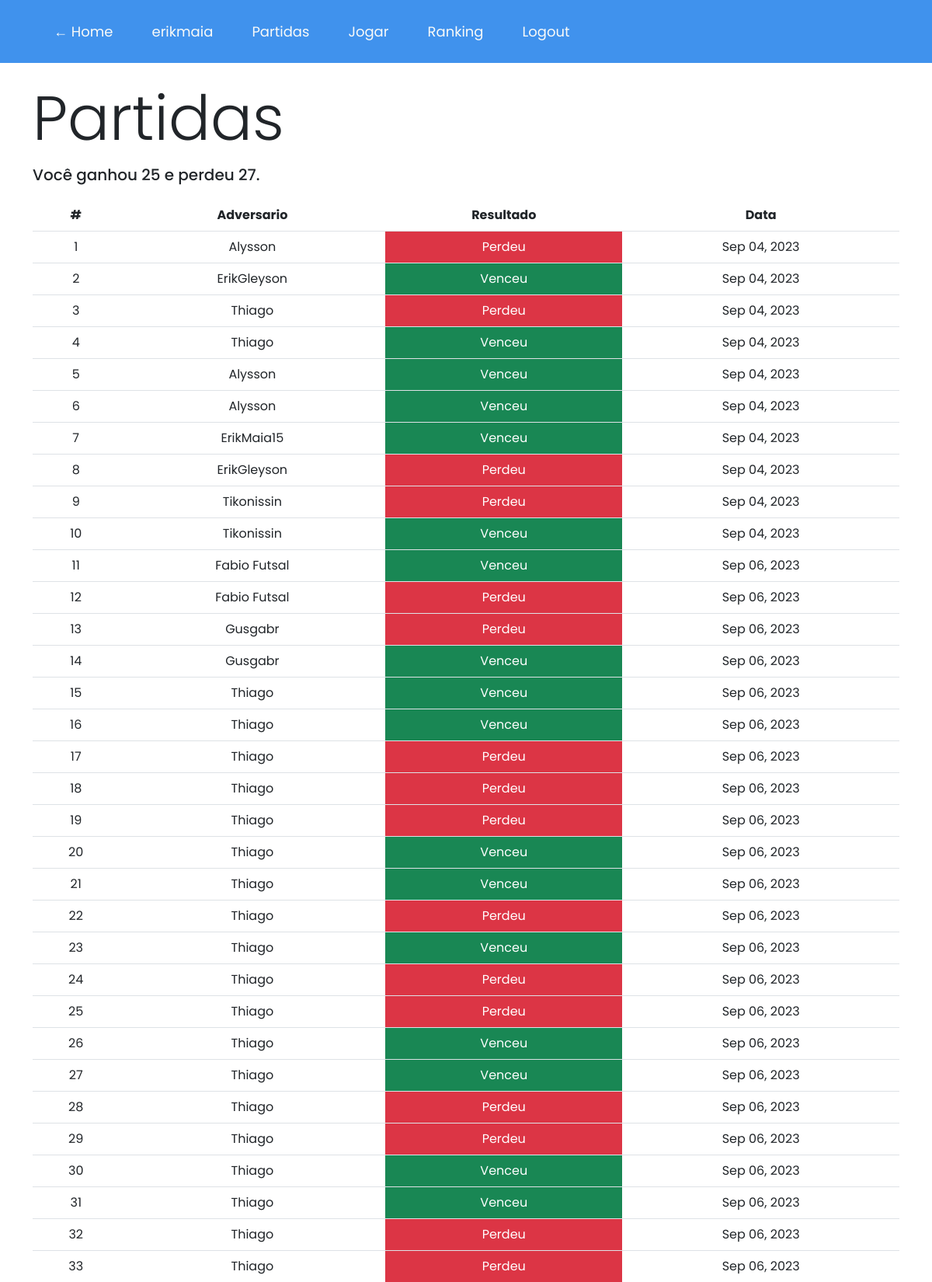
/partidas (signed in, upper part), run on the app's committed database.
### tables this page shows
CREATE TABLE history (
id INTEGER PRIMARY KEY NOT NULL,
username TEXT NOT NULL,
opponent TEXT NOT NULL,
state TEXT NOT NULL,
value INTEGER,
userID INTEGER,
datetime INTEGER,
date INTEGER,
FOREIGN KEY (userID) REFERENCES users(id));

### app.py (the view)
@app.route("/partidas")
def partidas():
    if not session:
        flash("Você tem que logar")
        return redirect("/")
    query = db.select(history.c['opponent'], history.c['state'], history.c['datetime']).where(history.c['userID'] == session["user_id"])
    userQuery = connection.execute(query).fetchall()
    wins, loses = qtdVitoriasDerrotas()
    return render_template("partidas.html", partidas=userQuery, qtdVitorias=wins, qtdPerdas=loses)

### app.py (called while the page is built)
@app.template_filter('strftime')
def _jinja2_filter_datetime(date, fmt=None):
    date = parser.parse(date)
    native = date.replace(tzinfo=None)
    format='%b %d, %Y'
    return native.strftime(format)

def qtdVitoriasDerrotas():
    wins = loses = 0
    query = db.select(history.c['state']).where(history.c['userID'] == session["user_id"])
    executeQuery = connection.execute(query).fetchall()
    for i in executeQuery:
        if i[0] == "won":
            wins += 1
        elif i[0] == "lost":
            loses += 1
    return wins, loses

### templates/partidas.html (shortened to what this page needs)
{% extends "layout.html" %}
{% block body %}
<div class="container py-5 text-center">
    <h1 style="text-align: left; padding-bottom: 5px" class="display-1">Partidas</h1>
    <h5 style="text-align: left; margin-bottom: 20px;">Você ganhou {{ qtdVitorias }} e perdeu {{ qtdPerdas }}.
    </h5>
    <table class="table">
        <thead class="thead-dark">
            <th scope="col">#</th>
            <th scope="col">Adversario</th>
            <th scope="col">Resultado</th>
            <th scope="col">Data</th>
        </thead>
        <tbody>
            {% for item in partidas %}
            <tr>
                <td>{{ loop.index }}</td>
                <td>{{ item.opponent }}</td>
                {% if item.state == "won" %}
                <td class="bg-success" style="color: white;">
                    Venceu
                </td>
                {% else %}
                <td class="bg-danger"  style="color: white;">
                    Perdeu
                </td>
                {% endif %}
                <td>{{ item.datetime | strftime }}</td>
            </tr>
            {% endfor %}
        </tbody>
    </table>
</div>
{% endblock %}

### static/style.css (style rules this page uses)
* { font-family: 'Poppins', sans-serif; margin: 0; }
body[data-theme="claro"] { --color-1: #0EC460; --color-2: #4092ED; --color-3: #ED9B40; --color-4: #0A0908; --color-5: #22333B; --color-6: #F9FAF8; --color-7: #E5E7EB; --color-8: white; }

### data on the page
history: opponent "Alysson", state "Perdeu", datetime|strftime "Sep 04, 2023"
history: opponent "ErikGleyson", state "Venceu", datetime|strftime "Sep 04, 2023"
history: opponent "Thiago", state "Perdeu", datetime|strftime "Sep 04, 2023"
history: opponent "Thiago", state "Venceu", datetime|strftime "Sep 04, 2023"
history: opponent "Alysson", state "Venceu", datetime|strftime "Sep 04, 2023"
history: opponent "Alysson", state "Venceu", datetime|strftime "Sep 04, 2023"
history: opponent "ErikMaia15", state "Venceu", datetime|strftime "Sep 04, 2023"
history: opponent "ErikGleyson", state "Perdeu", datetime|strftime "Sep 04, 2023"
history: opponent "Tikonissin", state "Perdeu", datetime|strftime "Sep 04, 2023"
history: opponent "Tikonissin", state "Venceu", datetime|strftime "Sep 04, 2023"
history: opponent "Fabio Futsal", state "Venceu", datetime|strftime "Sep 06, 2023"
history: opponent "Fabio Futsal", state "Perdeu", datetime|strftime "Sep 06, 2023"
history: opponent "Gusgabr", state "Perdeu", datetime|strftime "Sep 06, 2023"
history: opponent "Gusgabr", state "Venceu", datetime|strftime "Sep 06, 2023"
history: opponent "Thiago", state "Venceu", datetime|strftime "Sep 06, 2023"
history: opponent "Thiago", state "Venceu", datetime|strftime "Sep 06, 2023"
history: opponent "Thiago", state "Perdeu", datetime|strftime "Sep 06, 2023"
history: opponent "Thiago", state "Perdeu", datetime|strftime "Sep 06, 2023"
history: opponent "Thiago", state "Perdeu", datetime|strftime "Sep 06, 2023"
history: opponent "Thiago", state "Venceu", datetime|strftime "Sep 06, 2023"
history: opponent "Thiago", state "Venceu", datetime|strftime "Sep 06, 2023"
history: opponent "Thiago", state "Perdeu", datetime|strftime "Sep 06, 2023"
history: opponent "Thiago", state "Venceu", datetime|strftime "Sep 06, 2023"
history: opponent "Thiago", state "Perdeu", datetime|strftime "Sep 06, 2023"
history: opponent "Thiago", state "Perdeu", datetime|strftime "Sep 06, 2023"
history: opponent "Thiago", state "Venceu", datetime|strftime "Sep 06, 2023"
history: opponent "Thiago", state "Venceu", datetime|strftime "Sep 06, 2023"
history: opponent "Thiago", state "Perdeu", datetime|strftime "Sep 06, 2023"
history: opponent "Thiago", state "Perdeu", datetime|strftime "Sep 06, 2023"
history: opponent "Thiago", state "Venceu", datetime|strftime "Sep 06, 2023"
history: opponent "Thiago", state "Venceu", datetime|strftime "Sep 06, 2023"
history: opponent "Thiago", state "Perdeu", datetime|strftime "Sep 06, 2023"
history: opponent "Thiago", state "Perdeu", datetime|strftime "Sep 06, 2023"

### other printed values
{{ session["username"] }} "erikmaia"
{{ qtdVitorias }} "25"
{{ qtdPerdas }} "27"
